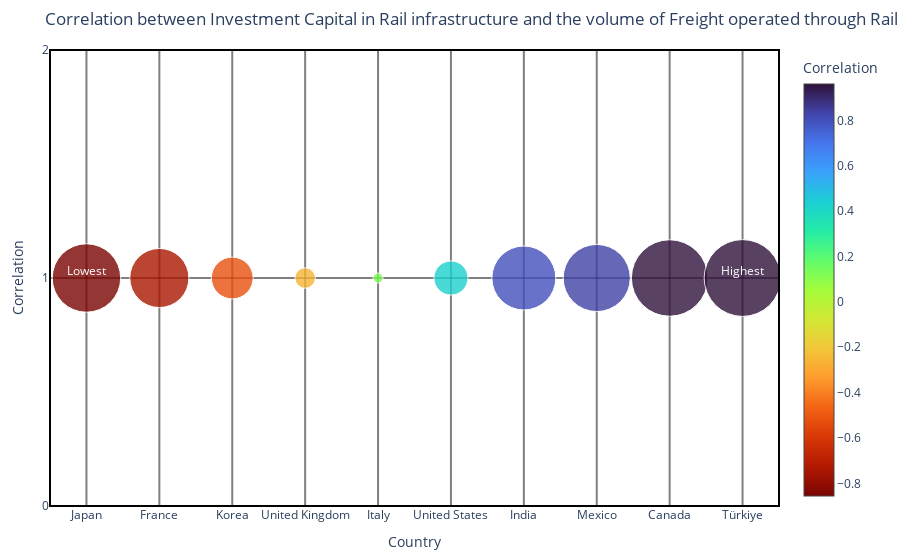

This figure's notebook cell:
### Code cell
# Plots of Correlation investment and Trade transport volume
fig = go.Figure(data=go.Scatter(
    x=investTransportCorr.index,
    y=[1] * len(investTransportCorr), # Set y-axis to 1 to plot bubbles along the x-axis
    mode='markers',
    showlegend=False,
    marker=dict(
        size=abs(investTransportCorr)*8,  # Bubble size based on absolute value of correlation, scaled for display
        color=investTransportCorr,            # Bubble color based on correlation
        colorscale='Turbo',          # Choose a color scale (optional)
        sizemode='diameter',
        sizeref=0.1,
        opacity=0.8,
        reversescale=True,
        colorbar=dict(
            title='Correlation'       # Title of the colorbar
        ),
    )
))

# Update the layout with axis titles and chart title
fig.update_layout(
    xaxis_title='Country',
    yaxis_title='Correlation',
    title='Correlation between Investment Capital in Rail infrastructure and the volume of Freight operated through Rail'
)

# Find the index of the bubble with the highest and lowest correlation
highest_index = investTransportCorr.idxmax()
lowest_index = investTransportCorr.idxmin()

fig.add_trace(
    go.Scatter(
        x=[highest_index,lowest_index],
        y=[1, 1],
        text=['Highest','Lowest'],
        mode="text",
        textposition="top center",
        textfont=dict(color="white"),
        showlegend=False
    )
)

fig.update_layout(
    xaxis=dict(
        showgrid=True, 
        gridcolor='rgba(0, 0, 0, 0.5)',
        gridwidth=2,
        tickmode = 'linear',
        tick0 = 0.5,
        dtick = 1,
        ticklen=10,
        tickwidth=1,
        tickcolor='rgba(0, 0, 0, 0.5)',
        range=[-0.5, 9.5],
        fixedrange=True
    ),
    yaxis=dict(
        showgrid=True, 
        gridcolor='rgba(0, 0, 0, 0.5)',
        gridwidth=2,
        tickmode = 'linear',
        tick0 = 0,
        dtick = 0,
        ticklen=10,
        tickwidth=1,
        tickcolor='rgba(0, 0, 0, 0.5)',
        range=[0,2],
        fixedrange=True,
    ),
    plot_bgcolor='white',
    paper_bgcolor = 'white',
    margin=dict(l=50, r=50, t=50, b=50), # Set the plot margins
    # Add a border to the plot area
    shapes=[
        dict(
            type='rect',
            xref='paper',
            yref='paper',
            x0=0,
            y0=0,
            x1=1,
            y1=1,
            line=dict(width=2, color='black')
        )
    ]
)


# Show the chart
fig.show()

### Figure 1 — Plotly figure (JSON) as saved in the notebook; plotly's stock layout.template omitted (floating-point values rounded to 4 significant figures)
{"data": [{"marker": {"color": [-0.8557, -0.7392, -0.5229, -0.257, 0.1248, 0.4262, 0.7995, 0.8389, 0.9563, 0.9603], "colorbar": {"title": {"text": "Correlation"}}, "colorscale": [[0, "#30123b"], [0.07143, "#4145ab"], [0.1429, "#4675ed"], [0.2143, "#39a2fc"], [0.2857, "#1bcfd4"], [0.3571, "#24eca6"], [0.4286, "#61fc6c"], [0.5, "#a4fc3b"], [0.5714, "#d1e834"], [0.6429, "#f3c63a"], [0.7143, "#fe9b2d"], [0.7857, "#f36315"], [0.8571, "#d93806"], [0.9286, "#b11901"], [1, "#7a0402"]], "opacity": 0.8, "reversescale": true, "size": [6.846, 5.914, 4.183, 2.056, 0.9981, 3.41, 6.396, 6.711, 7.651, 7.683], "sizemode": "diameter", "sizeref": 0.1}, "mode": "markers", "showlegend": false, "type": "scatter", "x": ["Japan", "France", "Korea", "United Kingdom", "Italy", "United States", "India", "Mexico", "Canada", "Türkiye"], "y": [1, 1, 1, 1, 1, 1, 1, 1, 1, 1]}, {"mode": "text", "showlegend": false, "text": ["Highest", "Lowest"], "textfont": {"color": "white"}, "textposition": "top center", "type": "scatter", "x": ["Türkiye", "Japan"], "y": [1, 1]}], "layout": {"margin": {"b": 50, "l": 50, "r": 50, "t": 50}, "paper_bgcolor": "white", "plot_bgcolor": "white", "shapes": [{"line": {"color": "black", "width": 2}, "type": "rect", "x0": 0, "x1": 1, "xref": "paper", "y0": 0, "y1": 1, "yref": "paper"}], "title": {"text": "Correlation between Investment Capital in Rail infrastructure and the volume of Freight operated through Rail"}, "xaxis": {"dtick": 1, "fixedrange": true, "gridcolor": "rgba(0, 0, 0, 0.5)", "gridwidth": 2, "range": [-0.5, 9.5], "showgrid": true, "tick0": 0.5, "tickcolor": "rgba(0, 0, 0, 0.5)", "ticklen": 10, "tickmode": "linear", "tickwidth": 1, "title": {"text": "Country"}}, "yaxis": {"dtick": 0, "fixedrange": true, "gridcolor": "rgba(0, 0, 0, 0.5)", "gridwidth": 2, "range": [0, 2], "showgrid": true, "tick0": 0, "tickcolor": "rgba(0, 0, 0, 0.5)", "ticklen": 10, "tickmode": "linear", "tickwidth": 1, "title": {"text": "Correlation"}}}}
